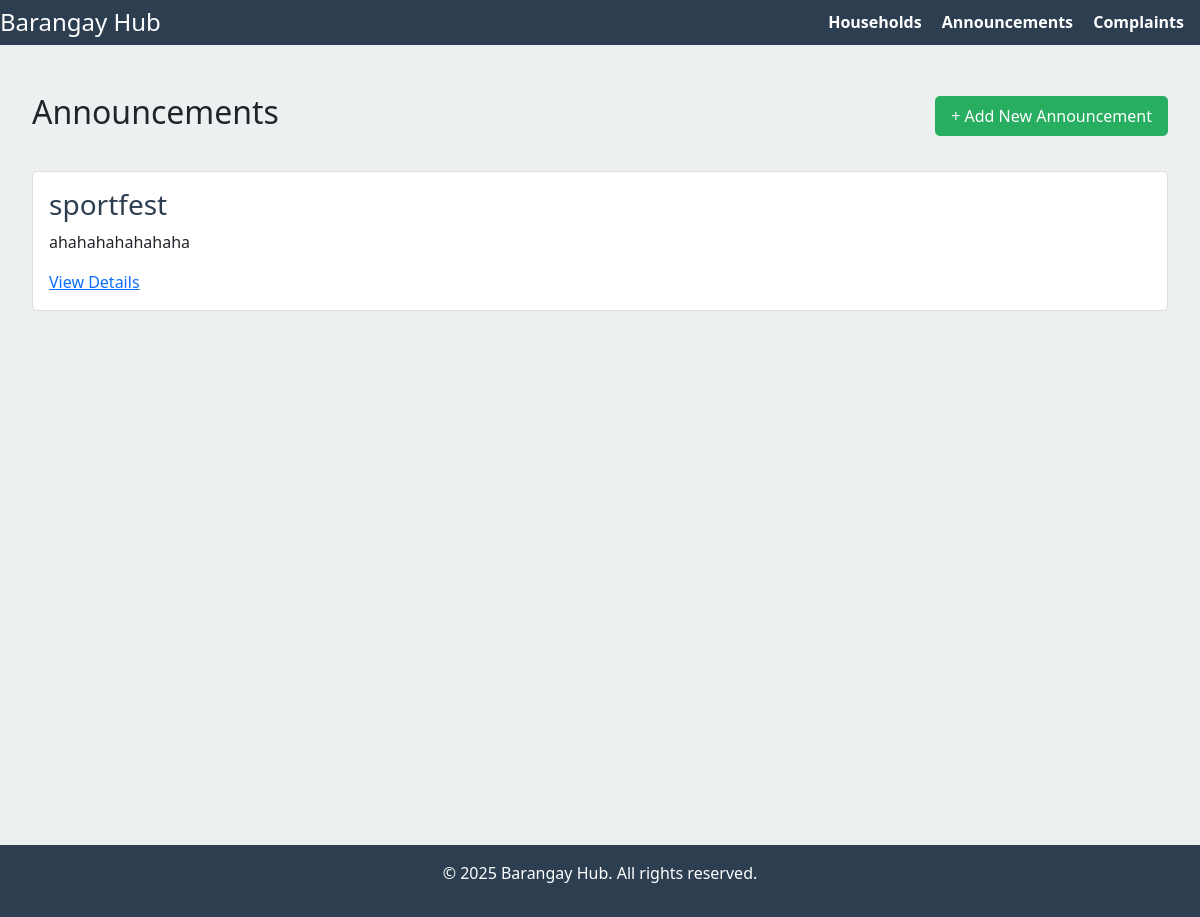
/Announcement, run on an earlier commit of the app's database.
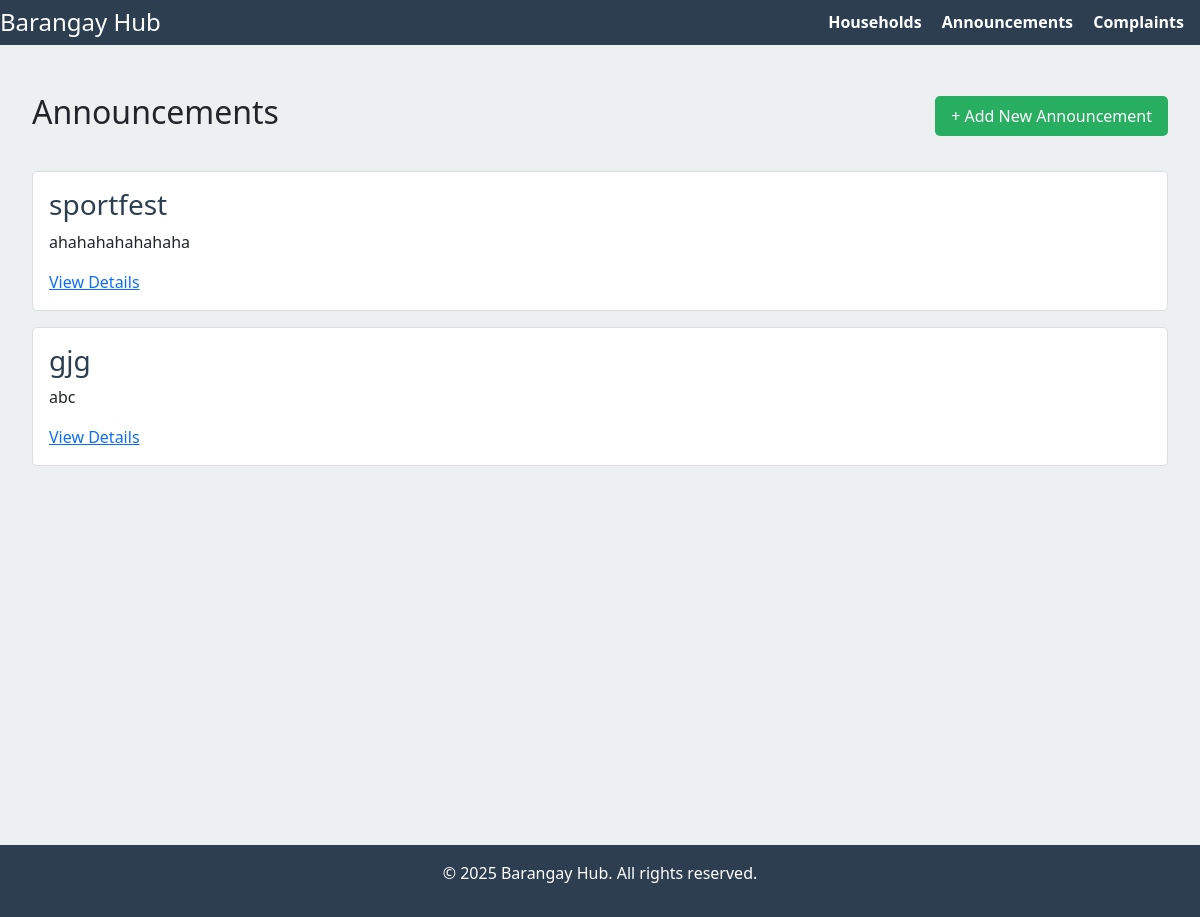
And on a later commit of the database.
### app/models.py (models this page shows, shortened)
class Announcement(models.Model):
    official = models.ForeignKey(User, on_delete=models.SET_NULL, null=True, related_name='announcements')
    type = models.CharField(max_length=100)
    location = models.CharField(max_length=100)
    status = models.CharField(max_length=20, choices=
    [('ANNOUNCED', 'Announced'),
     ('ONGOING', 'Ongoing'),
     ('COMPLETED', 'Completed')],
     default='PENDING')
    details = models.TextField()
    date_posted = models.DateTimeField(auto_now_add=True)

### app/views.py (the view)
# urls.py: path('Announcement', AnnouncementListView.as_view(), name='Announcement'),
class AnnouncementListView(ListView):
    model = Announcement
    fields = ['type']
    context_object_name = 'posts'
    template_name = 'app/Announcement_list.html'

### app/templates/app/Announcement_list.html
{% extends 'app/base.html' %}
{% load static %}
{% block content %}
<div class="announcement-list-container">
    <div class="header-row">
        <h2>Announcements</h2>
        <a href="{% url 'Announcement_create' %}" class="add-announcement-btn">+ Add New Announcement</a>
    </div>
    <div class="announcement-list">
        {% for announcement in posts %}
            <div class="announcement-item">
                <h3><a href="{% url 'Announcement_detail' announcement.pk %}" class="announcement-title">{{ announcement.type }}</a></h3>
                <p>{{ announcement.details|truncatechars:100 }}</p>
                <a href="{% url 'Announcement_detail' announcement.pk %}" class="view-details-link">View Details</a>
            </div>
        {% empty %}
            <p>No announcements available.</p>
        {% endfor %}
    </div>
</div>
{% endblock content %}

What changed in the data, as far as the page shows it:
added Announcement: type "gjg", details "abc"
